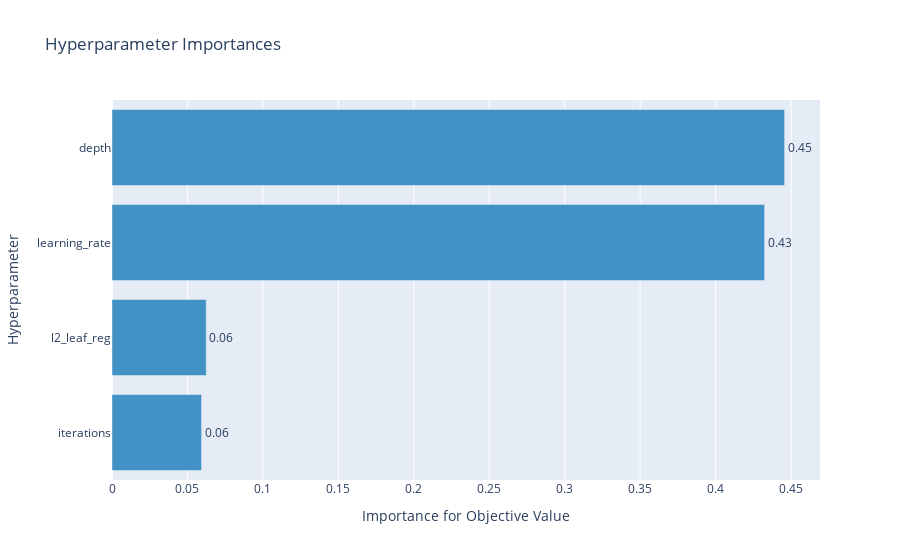

The notebook cell this image was saved under:
### Code cell
# Show the visualization for parameter importances 
optuna.visualization.plot_param_importances(study)

### Figure 1 — Plotly figure (JSON) as saved in the notebook; plotly's stock layout.template omitted (floating-point values rounded to 4 significant figures)
{"data": [{"cliponaxis": false, "hovertemplate": ["iterations (IntDistribution): 0.059353291659261044<extra></extra>", "l2_leaf_reg (FloatDistribution): 0.06245250369445258<extra></extra>", "learning_rate (FloatDistribution): 0.43247857534000395<extra></extra>", "depth (IntDistribution): 0.4457156293062825<extra></extra>"], "marker": {"color": "rgb(66,146,198)"}, "orientation": "h", "text": ["0.06", "0.06", "0.43", "0.45"], "textposition": "outside", "type": "bar", "x": [0.05935, 0.06245, 0.4325, 0.4457], "y": ["iterations", "l2_leaf_reg", "learning_rate", "depth"]}], "layout": {"showlegend": false, "title": {"text": "Hyperparameter Importances"}, "xaxis": {"title": {"text": "Importance for Objective Value"}}, "yaxis": {"title": {"text": "Hyperparameter"}}}}
